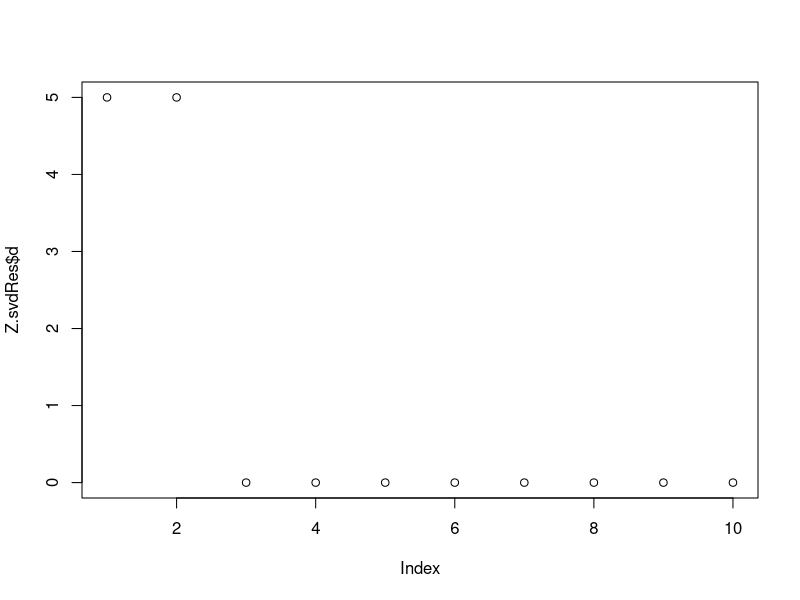
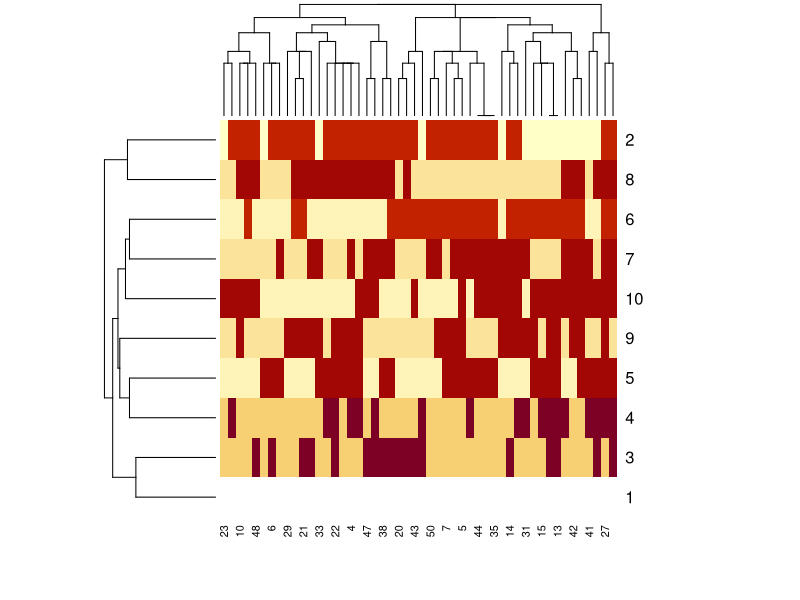
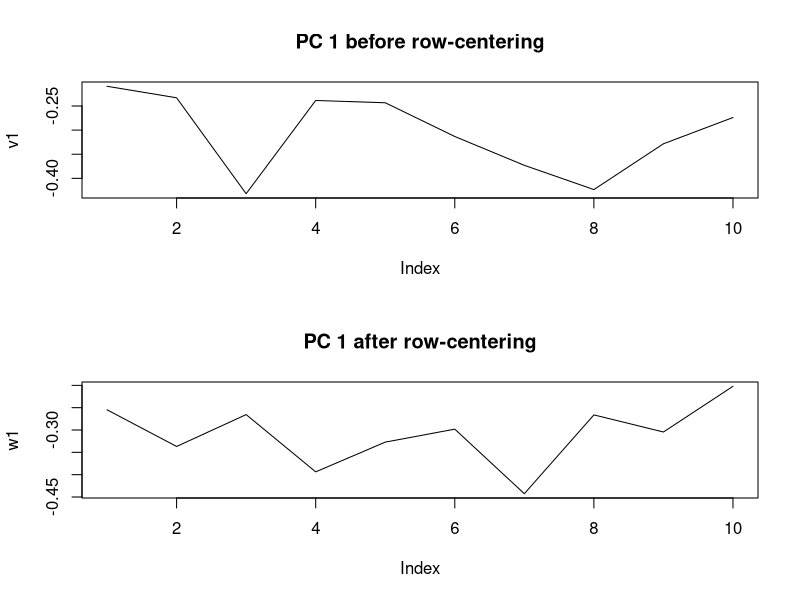
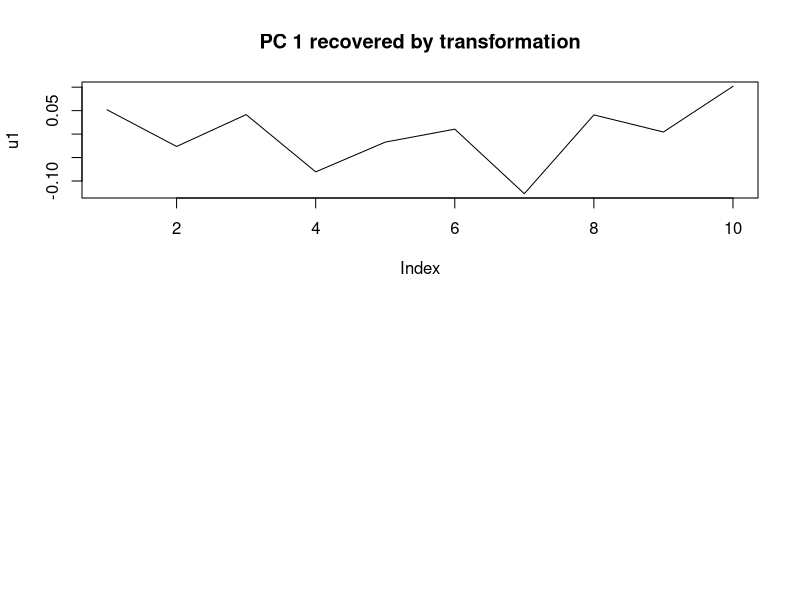

Source code (R) for these figures, in order:
## ---- chunk 1
knitr::opts_chunk$set(echo = TRUE)
## ---- chunk 2
n <- 10
p <- 50
B <- 200 ## Simulate 100 times
allNegLeft.vec <- c()
allNegRight.vec <- c()


for (b in 1:B) {
  X <- rexp(n*p, 3)
  X <- matrix(X, nrow = n, ncol = p)
  
  svdRes <- svd(X)
  u1 <- svdRes$u[,1]
  v1 <- svdRes$v[,1]
  
  # print(svdRes$d)
  allNegLeft.vec <- c(allNegLeft.vec, all(v1 < 0))
  allNegRight.vec <- c(allNegRight.vec, all(u1 < 0))
}

cat("Times that all v1 elements are negative:", sum(allNegRight.vec), "\n")
cat("Times that all u1 elements are negative:", sum(allNegLeft.vec))
## ---- chunk 3
## Simulation: generate the left and right singular matrices
U <- svdRes$u
V <- svdRes$v
D <- diag(c(5,-5, 0,0,0,0,0,0,0,0))

Z <- U %*% D %*% t(V)
Z.svdRes <- svd(Z)
plot(Z.svdRes$d)
heatmap(t(sign(Z.svdRes$v)))
## ---- chunk 4
# seCount.svd <- svd(seCount)
# plot(seCount.svd$d[1:20], type = "l")
# 
# heatmap(sign(seCount.svd$u[1:50, 1:20]))
## ---- chunk 5
## Simulation
n <- 20 ## rows for genes
p <- 10 ## columns for samples

## L2 norm
norm <- function(x) {
  sqrt(sum(x^2))
}

## Before row-centering
X <- rexp(n*p, 3)
X <- matrix(X, nrow = n, ncol = p)
X.svd <- svd(X)
v1 <- X.svd$v[,1]
v1 <- v1/norm(v1)


## After row-centering
X.rc <- t(scale(t(X), center = T))
X.rc.svd <- svd(X.rc)
w1 <- X.rc.svd$v[,1]
w1 <- u1/norm(u1)


## Transformation:
v.bar <- mean(v1)
K <- sqrt(1 - v.bar^2)
C_p = diag(p) -  rep(1, p) %*% t(rep(1, p)) / p

u1 <- C_p %*% w1 * K
norm(u1 - v1)


par(mfrow = c(2,1))
plot(v1, type = "l", main = "PC 1 before row-centering")
plot(w1, type = "l", main = "PC 1 after row-centering")
plot(u1, type = "l", main = "PC 1 recovered by transformation")
